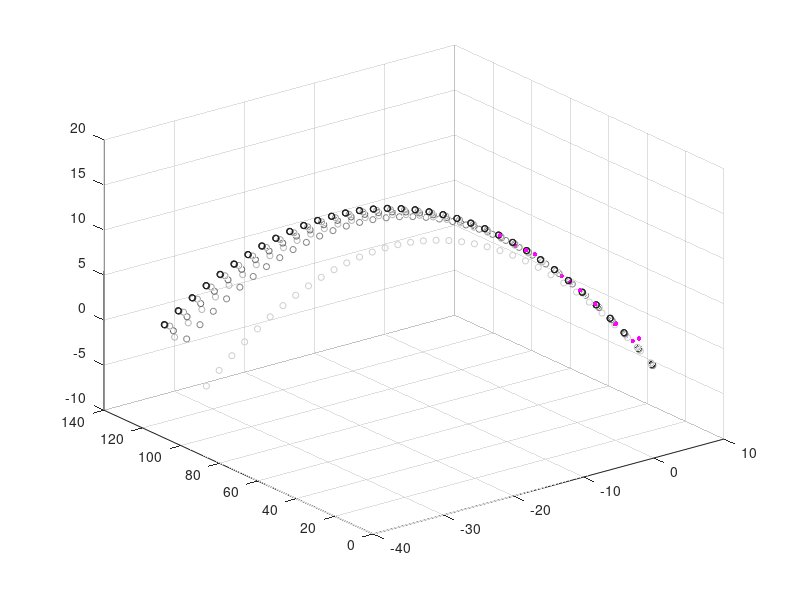

The MATLAB script that drew this image:
clear all; close all; 

n = 6; % number of params
k = 3; % number of obs per epoch
max_iter = 8;
g = 9.81; % m/s^2

dt = 0.1;
t_all = [0:dt:3.5];

% Define initial conditions
X_0 = [0.15 0.15 0.61 -8 40.23*cosd(30) 40.23*sind(30)]';
Y_obs = dlmread('homerun_data.txt', '\t');

t = Y_obs(:,1); 
Y_obs = [Y_obs(:,2)/3.28084 Y_obs(:,3)*pi/180 Y_obs(:,4)*pi/180];

m = size(Y_obs, 1);

sig1 = 1.524;
sig2 = pi/180/10;

% Visualize data
for i=1:12
    a = [Y_obs(i, 1) 0 0]';
    alpha = -Y_obs(i, 2);
    beta = Y_obs(i, 3);
    
    Ry = [cos(beta) 0 -sin(beta);
          0 1 0;
          sin(beta) 0 cos(beta)];
    Rz = [cos(alpha) sin(alpha) 0;
          -sin(alpha) cos(alpha) 0;
          0 0 1];
    b = Rz * Ry * a;
    scatter3(b(1), b(2), b(3), 10, 'm', 'filled');
    hold on;
end

% Run iterations
for i = 1:max_iter
    HtH = zeros(n, n);
    Hty = zeros(n, 1);
    
    % Loop over all observations
    % Compute the nominal trajectory and computed observations
    % Compute Normal equations
    for j=1:m
        Phi = [1 0 0 t(j) 0 0;
               0 1 0 0 t(j) 0;
               0 0 1 0 0 t(j);
               0 0 0 1 0 0;
               0 0 0 0 1 0;
               0 0 0 0 0 1];
        
        % Compute nominal trajectory
        X_nom = Phi * X_0 + [0; 0; -1/2*g*t(j)^2; 0; 0; -g*t(j)];
        
        X = X_nom(1);
        Y = X_nom(2);
        Z = X_nom(3);
        
        % Compute partials
        rho = sqrt(X^2 + Y^2 + Z^2);
        
        H11 = X/rho;
        H21 = (-Y/X^2)/(1 + (Y/X)^2);
        H31 = ((-X*Z)/(X^2 + Y^2)^(3/2))/(1+(Z^2)/(X^2 + Y^2));
        H12 = Y/rho;
        H22 = (1/X)/(1+(Y/X)^2);
        H32 = ((-Y*Z)/(X^2 + Y^2)^(3/2))/(1 + (Z^2)/(X^2 + Y^2));
        H13 = Z/rho;
        H23 = 0;
        H33 = ((1)/(X^2 + Y^2)^(1/2))/(1 + (Z^2)/(X^2 + Y^2));
        
        H_tilda = [H11 H12 H13 0 0 0;
                   H21 H22 H23 0 0 0;
                   H31 H32 H33 0 0 0];
               
        % Generate observation deviation (i.e. observed minus computed)
        rho = sqrt(X^2 + Y^2 + Z^2);
        alpha = atan2(Y, X);
        beta = atan2(Z, sqrt(X^2 + Y^2));
        
        Y_computed = [rho; alpha; beta];
        y = Y_obs(j,:)' - Y_computed;
        
        % Use state transition matrix to map partials back to initial
        % coords
        H = H_tilda * Phi;
        
        W = [1/sig1^2 0 0; 0 1/sig2^2 0; 0 0 1/sig2^2];
        
        % Compute rank-k update of normal equations for this observation
        HtH = HtH + H'*W*H;
        Hty = Hty + H'*W*y;
        
    end
    
    % Compute state deviation
    P = inv(HtH);
    x_hat = P * Hty;
    
    % Add state deviation to get final estimate
    X_new = X_0 + x_hat
    
    % Use the new estimates as the starting point for the next iteration
    X_0 = X_new;
    
    %Plot estimated trajectory for current iteration
    figure(1);
    hold on;
    for k=1:size(t_all, 2)
        X0 = X_0(1);
        Y0 = X_0(2);
        Z0 = X_0(3);
        Vx0 = X_0(4);
        Vy0 = X_0(5);
        Vz0 = X_0(6);
        X = X0 + Vx0 * t_all(k);
        Y = Y0 + Vy0 * t_all(k);
        Z = Z0 + Vz0 * t_all(k) - (1/2)*g*t_all(k)^2;
        scatter3(X, Y, Z, 20, [.9-.8*(i/max_iter) .9-.8*(i/max_iter) .9-.8*(i/max_iter)])
    end
    
end